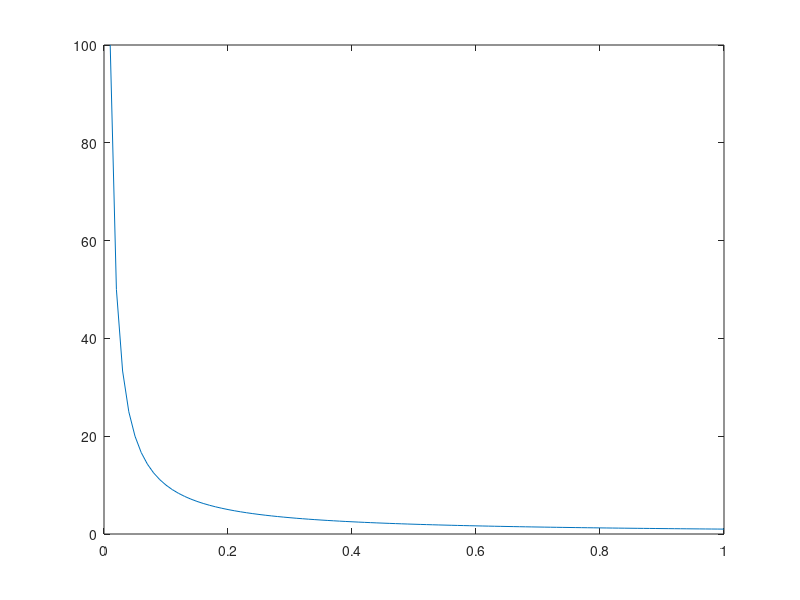
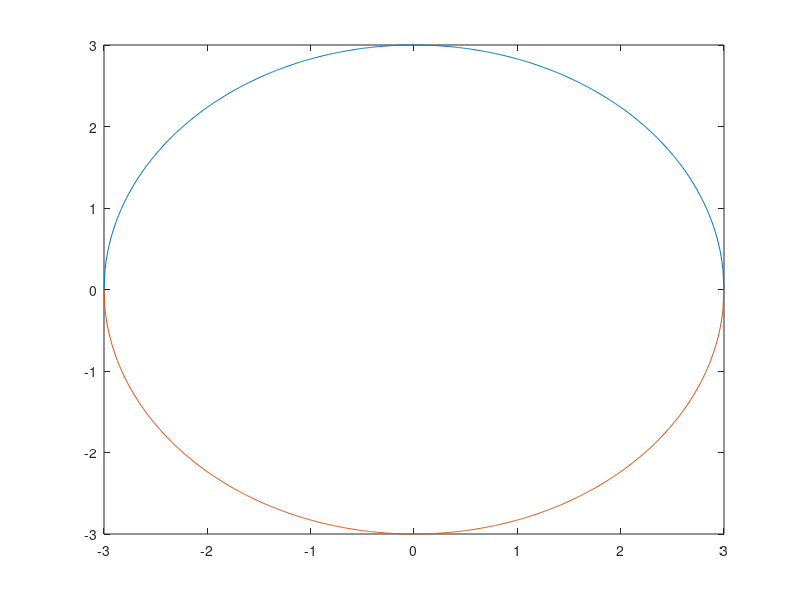
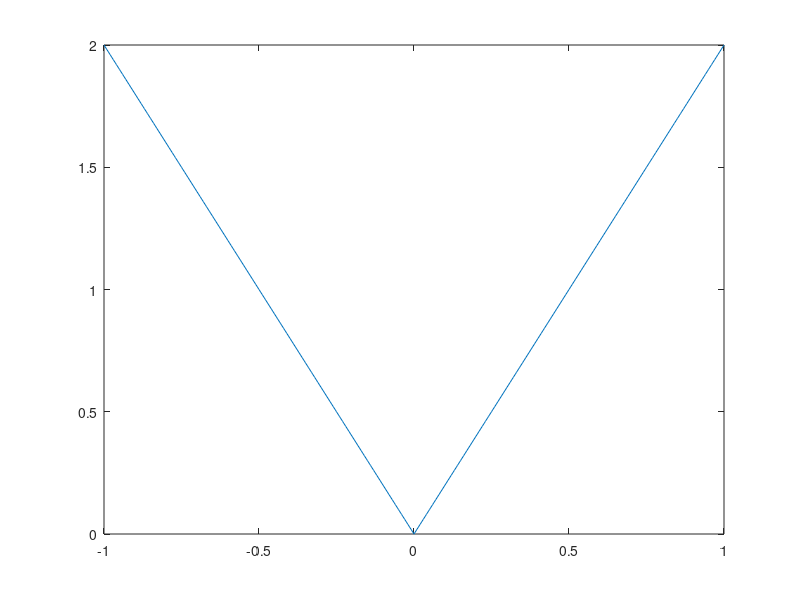
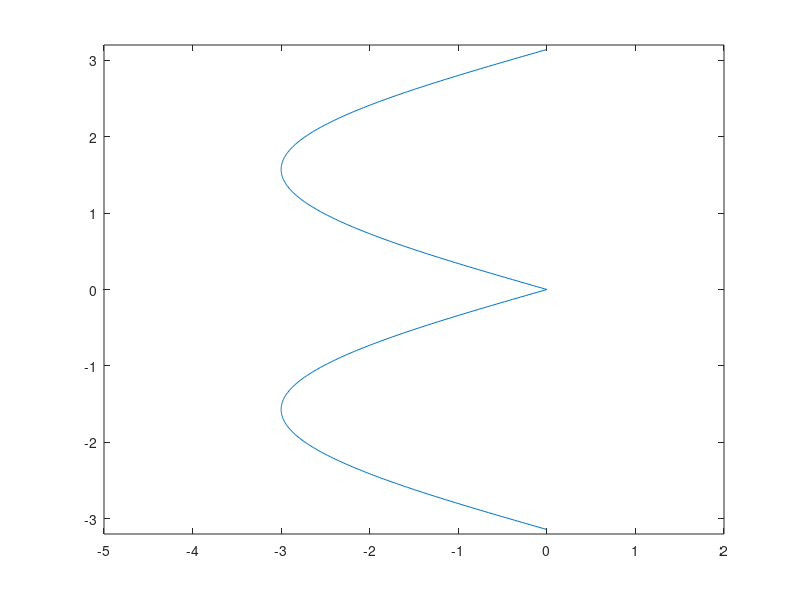

Recreate these plots in MATLAB, in order.
%%  GEOMETRIC FUNCTIONS

%% LOVE

% L (y = 1/x)
figure;
x = 0.01:0.01:1;
y = 1./x;
plot(x,y);

% O (x^2+y^2 = 9)
figure;
x1 = -3:0.01:3;
y1 = (9-x1.^2).^0.5;
x2 = -3:0.01:3;
y2 = -(9-x2.^2).^0.5;
plot(x1,y1,x2,y2);

% V (y = |-2x|)
figure;
x = -1:0.01:1;
y = abs(-2*x);
plot(x,y);

% E (x = -3|sin y|)
figure;
y = -3.14:0.01:3.14;
x = -3*abs(sin(y));
plot(x,y);
axis([-5 2 -3.2 3.2])

%% FUNCTION X


%% END